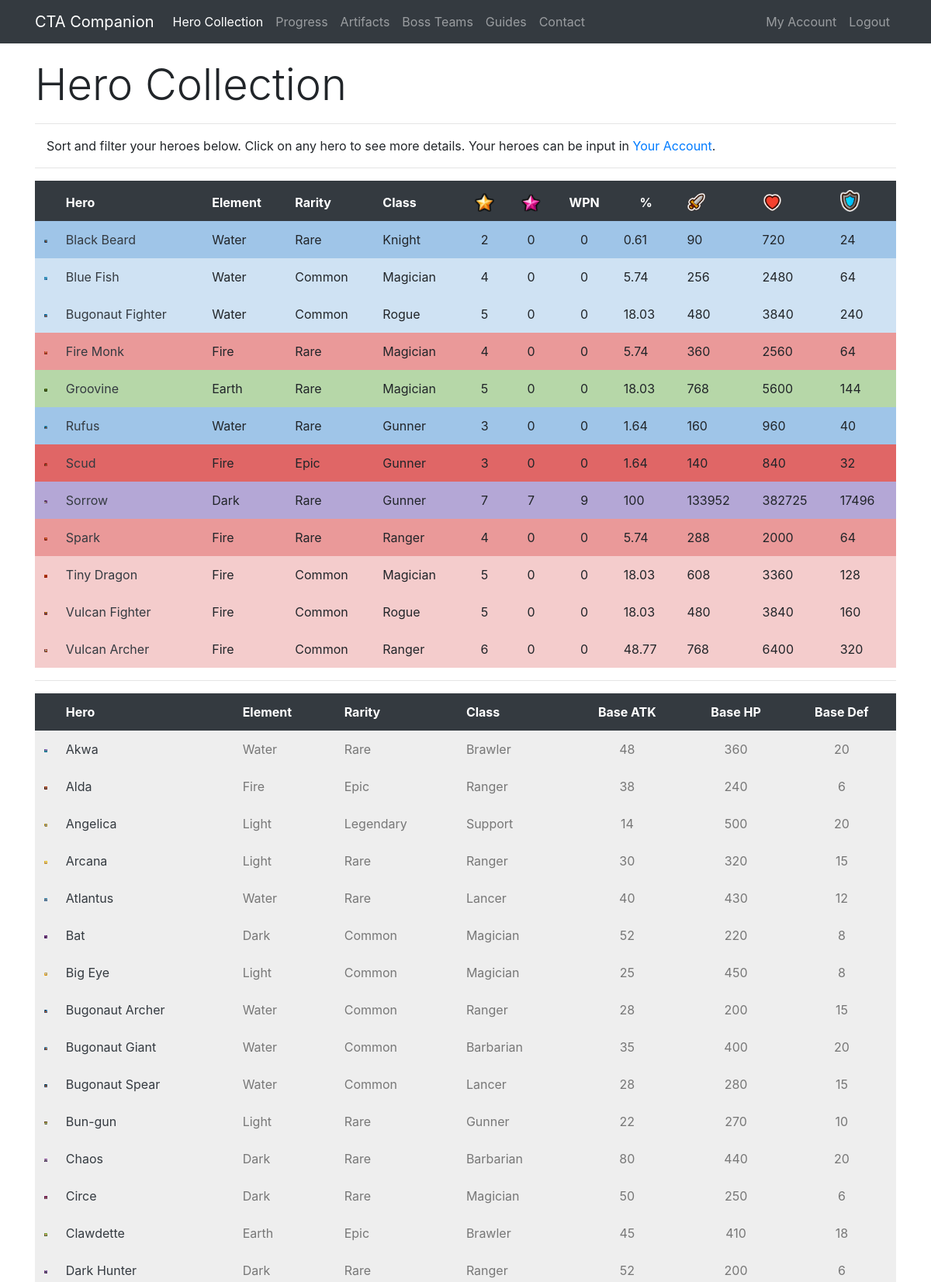
Screenshot of /collection/boss5 (signed in, upper part) with the database file from the repository.
### app/models.py (models this page shows, shortened)
class Hero(db.Model):
    id = db.Column(db.Integer, primary_key=True)
    level = db.Column(db.Integer, index=True)
    awaken = db.Column(db.Integer, index=True)
    wpn = db.Column(db.Integer, index=True)
    medals = db.Column(db.Integer, index=True)
    runedAtk = db.Column(db.Integer, index=True)
    runedHp = db.Column(db.Integer, index=True)
    runedDef = db.Column(db.Integer, index=True)
    runedAps = db.Column(db.Integer, index=True)
    runedCrit = db.Column(db.Integer, index=True)
    runedCritDmg = db.Column(db.Integer, index=True)
    user_id = db.Column(db.Integer, db.ForeignKey('user.id'))
    base_id = db.Column(db.Integer, db.ForeignKey('base.id'))
    def atk(self):
        runedAttack = self.runedAtk
        base = self.baseStats.atk
        level = self.level
        awaken = self.awaken
        atk = int(base * (2 ** (level - 1)) * (1.5 ** awaken))
        runedAtk = atk + (atk * (runedAttack / 100))
        return int(runedAtk)
    def hp(self):
        runedHP = self.runedHp
        base = self.baseStats.hp
        level = self.level
        awaken = self.awaken
        hp = int(base * (2 ** (level - 1)) * (1.5 ** awaken))
        runedHP = hp + (hp * (runedHP / 100))
        return int(runedHP)
    def defense(self):
        runedDef = self.runedDef
        base = self.baseStats.defense
        level = self.level
        awaken = self.awaken
        defense = int(base * (2 ** (level - 1)) * (1.5 ** awaken))
        runedDef = defense + (defense * (runedDef / 100))
        return int(runedDef)
    def progress(self):
        level = self.level
        medals = self.medals
        if level == 0:
            accumulated = 0
            total = accumulated + medals
        elif level == 1:
            accumulated = 10
            total = accumulated + medals
        elif level == 2:
            accumulated = 30
            total = accumulated + medals
        elif level == 3:
            accumulated = 80
            total = accumulated + medals
        elif level == 4:
            accumulated = 280
            total = accumulated + medals
        elif level == 5:
            accumulated = 880
            total = accumulated + medals
        elif level == 6:
            accumulated = 2380
            total = accumulated + medals
        elif level == 7:
            accumulated = 4880
            total = accumulated + medals
        total = (total / 4880) * 100
        if total == 100:
            return int(total)
        return round(total, 2)

class Base(db.Model):
    id = db.Column(db.Integer, primary_key=True)
    name = db.Column(db.String(32), index=True, unique=True)
    nameSafe = db.Column(db.String(32), index=True, unique=True)
    job = db.Column(db.String(16), index=True)
    rarity = db.Column(db.String(16), index=True)
    element = db.Column(db.String(16), index=True)
    gender = db.Column(db.String(16), index=True)
    crusher = db.Column(db.Integer, index=True)
    fly = db.Column(db.Integer, index=True)
    blitz = db.Column(db.Integer, index=True)
    atk = db.Column(db.Integer, index=True)
    hp = db.Column(db.Integer, index=True)
    defense = db.Column(db.Integer, index=True)
    crit = db.Column(db.Integer, index=True)
    critDmg = db.Column(db.Integer, index=True)
    movespeed = db.Column(db.Integer, index=True)
    aps = db.Column(db.Integer, index=True)
    arange = db.Column(db.Integer, index=True)
    resistance = db.Column(db.Integer, index=True)
    frenzy = db.Column(db.Integer, index=True)
    dodge = db.Column(db.Integer, index=True)
    stun = db.Column(db.Integer, index=True)
    stunTime = db.Column(db.Integer, index=True)
    aoe = db.Column(db.Integer, index=True)
    ult = db.Column(db.Integer, index=True)
    kshp = db.Column(db.Integer, index=True)
    gold = db.Column(db.Integer, index=True)
    freeze = db.Column(db.Integer, index=True)
    freezeTime = db.Column(db.Integer, index=True)
    freezeDmg = db.Column(db.Integer, index=True)
    burn = db.Column(db.Integer, index=True)
    burnTime = db.Column(db.Integer, index=True)
    burnDmg = db.Column(db.Integer, index=True)
    poison = db.Column(db.Integer, index=True)
    poisonTime = db.Column(db.Integer, index=True)
    poisonDmg = db.Column(db.Integer, index=True)
    sp2 = db.Column(db.Integer, index=True)
    sp2num = db.Column(db.Integer, index=True)
    buffElement = db.Column(db.String(16), index=True)
    buffType = db.Column(db.Integer, index=True)
    buffStat = db.Column(db.String(16), index=True)
    buff = db.Column(db.Integer, index=True)
    heroes = db.relationship('Hero', backref='baseStats', lazy='dynamic')

### app/routes.py (the view)
@app.route('/collection/<username>')
@login_required
def collection(username):
    user = User.query.filter_by(username=username).first_or_404()
    heroes = Hero.query.filter_by(player=user)
    heroactive = 1
    return render_template('collection.html', user=user, heroes=heroes, title='Hero Collection', heroactive=heroactive)

### app/models.py (called while the page is built)
@login.user_loader
def load_user(id):
    return User.query.get(int(id))

### app/templates/collection.html (shortened to what this page needs)
{% extends "base.html" %}
{% block content %}
 <div class="row pt-3">
    <div class="col-lg-12">
      <h1 class="display-4">Hero Collection</h1>
      <hr>
      <p class="instructions">Sort and filter your heroes below. Click on any hero to see more details. Your heroes can be input in <a href="{{ url_for('account', username=current_user.username) }}">Your Account</a>.</p>
        <hr>
    </div>
 </div>
  <div class="row">
    <div class="col-lg-12">
<table id="ctac" class="table table-borderless" style="width:100%">
        <thead class="thead-dark">
            <tr>
                <th data-priority="1">&nbsp;</th>
                <th data-priority="2">Hero</th>
                <th data-priority="12">Element</th>
                <th data-priority="11">Rarity</th>
                <th data-priority="10">Class</th>
                <th data-priority="3" class="text-center"><img src="{{ url_for('static', filename='star.png') }}" width="25" alt="Star Level"></th>
                <th data-priority="4" class="text-center"><img src="{{ url_for('static', filename='awaken.png') }}" width="25" alt="Awaken"></th>
                <th data-priority="5" class="text-center">WPN</th>
                <th data-priority="6" class="text-center">%</th>
                <th data-priority="7"><img src="{{ url_for('static', filename='atk.png') }}" width="25" alt="Attack"></th>
                <th data-priority="8"><img src="{{ url_for('static', filename='hp.png') }}" width="25" alt="HP"></th>
                <th data-priority="9"><img src="{{ url_for('static', filename='def.png') }}" width="25" alt="Defense"></th>
            </tr>
        </thead>
        <tbody>
        {% for i in heroes %}
        {% if i.level > 0 %}
        <tr>
            <td class="{{i.baseStats.element}}{{i.baseStats.rarity}}" width="25"><img class="img-fluid" src="/static/{{i.baseStats.nameSafe}}.png" alt="{{i.baseStats.name}}"></td>
            <td class="{{i.baseStats.element}}{{i.baseStats.rarity}}"><a class="text-dark" href="{{ url_for('hero', heroid=i.id) }}">{{ i.baseStats.name }}</a></td>
            <td class="{{i.baseStats.element}}{{i.baseStats.rarity}}">{{ i.baseStats.element }}</td>
            <td class="{{i.baseStats.element}}{{i.baseStats.rarity}}">{{ i.baseStats.rarity }}</td>
            <td class="{{i.baseStats.element}}{{i.baseStats.rarity}}">{{ i.baseStats.job }}</td>
            <td class="text-center {{i.baseStats.element}}{{i.baseStats.rarity}}">{{ i.level }}</td>
            <td class="text-center {{i.baseStats.element}}{{i.baseStats.rarity}}">{{ i.awaken }}</td>
            <td class="text-center {{i.baseStats.element}}{{i.baseStats.rarity}}">{{ i.wpn }}</td>
            <td class="text center {{i.baseStats.element}}{{i.baseStats.rarity}}">{{ i.progress() }}</td>
            <td class="{{i.baseStats.element}}{{i.baseStats.rarity}}">{{ i.atk() }}</td>
            <td class="{{i.baseStats.element}}{{i.baseStats.rarity}}">{{ i.hp() }}</td>
            <td class="{{i.baseStats.element}}{{i.baseStats.rarity}}">{{ i.defense() }}</td>
        </tr>
        {% endif %}
        {% endfor %}
        </tbody>
</table>
        <hr>
<table id="ctac2" class="table table-borderless" style="width:100%">
        <thead class="thead-dark">
            <tr>
                <th>&nbsp;</th>
                <th>Hero</th>
                <th>Element</th>
                <th>Rarity</th>
                <th>Class</th>
                <th class="text-center">Base ATK</th>
                <th class="text-center">Base HP</th>
                <th class="text-center">Base Def</th>
            </tr>
        </thead>
        <tbody>
        {% for i in heroes %}
        {% if i.level == 0 %}
        <tr>
            <td class="uncollected" width="25"><img class="img-fluid" src="/static/{{i.baseStats.nameSafe}}.png" alt="{{i.baseStats.name}}"></td>
            <td class="uncollected"><a class="text-dark" href="{{ url_for('hero', heroid=i.id) }}">{{ i.baseStats.name }}</a></td>
            <td class="uncollected">{{ i.baseStats.element }}</td>
            <td class="uncollected">{{ i.baseStats.rarity }}</td>
            <td class="uncollected">{{ i.baseStats.job }}</td>
            <td class="uncollected text-center">{{ i.baseStats.atk }}</td>
            <td class="uncollected text-center">{{ i.baseStats.hp }}</td>
            <td class="uncollected text-center">{{ i.baseStats.defense }}</td>
        </tr>
        {% endif %}
        {% endfor %}
        </tbody>
</table>
    </div>
  </div>
<hr><br><br>
{% endblock %}

### app/static/style.css (style rules this page uses)
.uncollected { color: #777777; background-color: #eeeeee; padding: 8px; }
.WaterCommon { background-color: #CFE2F3; padding: 8px; }
.WaterRare { background-color: #9FC5E8; padding: 8px; }
.FireCommon { background-color: #F4CCCC; padding: 8px; }
.FireRare { background-color: #EA9999; padding: 8px; }
.FireEpic { background-color: #E06666; padding: 8px; }
.EarthRare { background-color: #B6D7A8; padding: 8px; }
.DarkRare { background-color: #B4A7D6; padding: 8px; }
.instructions { padding-left: 15px; }

### app/templates/base.html (style rules this page uses)
html { position: relative; min-height: 100%; }
body { margin-bottom: 40px; }

### rows the page displays
Hero: baseStats.nameSafe (picture), baseStats.name "Black Beard", baseStats.element "Water", baseStats.rarity "Rare", baseStats.job "Knight", level "2", awaken "0", wpn "0", progress "0.61", atk "90", hp "720", defense "24"
Hero: baseStats.nameSafe (picture), baseStats.name "Blue Fish", baseStats.element "Water", baseStats.rarity "Common", baseStats.job "Magician", level "4", awaken "0", wpn "0", progress "5.74", atk "256", hp "2480", defense "64"
Hero: baseStats.nameSafe (picture), baseStats.name "Bugonaut Fighter", baseStats.element "Water", baseStats.rarity "Common", baseStats.job "Rogue", level "5", awaken "0", wpn "0", progress "18.03", atk "480", hp "3840", defense "240"
Hero: baseStats.nameSafe (picture), baseStats.name "Fire Monk", baseStats.element "Fire", baseStats.rarity "Rare", baseStats.job "Magician", level "4", awaken "0", wpn "0", progress "5.74", atk "360", hp "2560", defense "64"
Hero: baseStats.nameSafe (picture), baseStats.name "Groovine", baseStats.element "Earth", baseStats.rarity "Rare", baseStats.job "Magician", level "5", awaken "0", wpn "0", progress "18.03", atk "768", hp "5600", defense "144"
Hero: baseStats.nameSafe (picture), baseStats.name "Rufus", baseStats.element "Water", baseStats.rarity "Rare", baseStats.job "Gunner", level "3", awaken "0", wpn "0", progress "1.64", atk "160", hp "960", defense "40"
Hero: baseStats.nameSafe (picture), baseStats.name "Scud", baseStats.element "Fire", baseStats.rarity "Epic", baseStats.job "Gunner", level "3", awaken "0", wpn "0", progress "1.64", atk "140", hp "840", defense "32"
Hero: baseStats.nameSafe (picture), baseStats.name "Sorrow", baseStats.element "Dark", baseStats.rarity "Rare", baseStats.job "Gunner", level "7", awaken "7", wpn "9", progress "100", atk "133952", hp "382725", defense "17496"
Hero: baseStats.nameSafe (picture), baseStats.name "Spark", baseStats.element "Fire", baseStats.rarity "Rare", baseStats.job "Ranger", level "4", awaken "0", wpn "0", progress "5.74", atk "288", hp "2000", defense "64"
Hero: baseStats.nameSafe (picture), baseStats.name "Tiny Dragon", baseStats.element "Fire", baseStats.rarity "Common", baseStats.job "Magician", level "5", awaken "0", wpn "0", progress "18.03", atk "608", hp "3360", defense "128"
Hero: baseStats.nameSafe (picture), baseStats.name "Vulcan Fighter", baseStats.element "Fire", baseStats.rarity "Common", baseStats.job "Rogue", level "5", awaken "0", wpn "0", progress "18.03", atk "480", hp "3840", defense "160"
Hero: baseStats.nameSafe (picture), baseStats.name "Vulcan Archer", baseStats.element "Fire", baseStats.rarity "Common", baseStats.job "Ranger", level "6", awaken "0", wpn "0", progress "48.77", atk "768", hp "6400", defense "320"
Hero: baseStats.nameSafe (picture), baseStats.name "Akwa", baseStats.element "Water", baseStats.rarity "Rare", baseStats.job "Brawler", baseStats.atk "48", baseStats.hp "360", baseStats.defense "20"
Hero: baseStats.nameSafe (picture), baseStats.name "Alda", baseStats.element "Fire", baseStats.rarity "Epic", baseStats.job "Ranger", baseStats.atk "38", baseStats.hp "240", baseStats.defense "6"
Hero: baseStats.nameSafe (picture), baseStats.name "Angelica", baseStats.element "Light", baseStats.rarity "Legendary", baseStats.job "Support", baseStats.atk "14", baseStats.hp "500", baseStats.defense "20"
Hero: baseStats.nameSafe (picture), baseStats.name "Arcana", baseStats.element "Light", baseStats.rarity "Rare", baseStats.job "Ranger", baseStats.atk "30", baseStats.hp "320", baseStats.defense "15"
Hero: baseStats.nameSafe (picture), baseStats.name "Atlantus", baseStats.element "Water", baseStats.rarity "Rare", baseStats.job "Lancer", baseStats.atk "40", baseStats.hp "430", baseStats.defense "12"
Hero: shows a picture, baseStats.name "Bat", baseStats.element "Dark", baseStats.rarity "Common", baseStats.job "Magician", baseStats.atk "52", baseStats.hp "220", baseStats.defense "8"
Hero: baseStats.nameSafe (picture), baseStats.name "Big Eye", baseStats.element "Light", baseStats.rarity "Common", baseStats.job "Magician", baseStats.atk "25", baseStats.hp "450", baseStats.defense "8"
Hero: baseStats.nameSafe (picture), baseStats.name "Bugonaut Archer", baseStats.element "Water", baseStats.rarity "Common", baseStats.job "Ranger", baseStats.atk "28", baseStats.hp "200", baseStats.defense "15"
Hero: baseStats.nameSafe (picture), baseStats.name "Bugonaut Giant", baseStats.element "Water", baseStats.rarity "Common", baseStats.job "Barbarian", baseStats.atk "35", baseStats.hp "400", baseStats.defense "20"
Hero: baseStats.nameSafe (picture), baseStats.name "Bugonaut Spear", baseStats.element "Water", baseStats.rarity "Common", baseStats.job "Lancer", baseStats.atk "28", baseStats.hp "280", baseStats.defense "15"
Hero: baseStats.nameSafe (picture), baseStats.name "Bun-gun", baseStats.element "Light", baseStats.rarity "Rare", baseStats.job "Gunner", baseStats.atk "22", baseStats.hp "270", baseStats.defense "10"
Hero: baseStats.nameSafe (picture), baseStats.name "Chaos", baseStats.element "Dark", baseStats.rarity "Rare", baseStats.job "Barbarian", baseStats.atk "80", baseStats.hp "440", baseStats.defense "20"
Hero: baseStats.nameSafe (picture), baseStats.name "Circe", baseStats.element "Dark", baseStats.rarity "Rare", baseStats.job "Magician", baseStats.atk "50", baseStats.hp "250", baseStats.defense "6"
Hero: baseStats.nameSafe (picture), baseStats.name "Clawdette", baseStats.element "Earth", baseStats.rarity "Epic", baseStats.job "Brawler", baseStats.atk "45", baseStats.hp "410", baseStats.defense "18"
Hero: baseStats.nameSafe (picture), baseStats.name "Dark Hunter", baseStats.element "Dark", baseStats.rarity "Rare", baseStats.job "Ranger", baseStats.atk "52", baseStats.hp "200", baseStats.defense "6"
